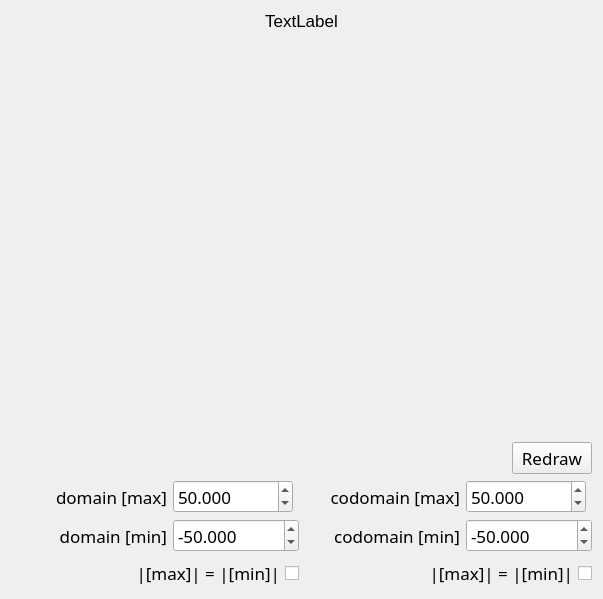
<?xml version="1.0" encoding="UTF-8"?>
<ui version="4.0">
    <class>Graph</class>
    <widget class="QWidget" name="Graph">
        <property name="geometry">
            <rect>
                <x>0</x>
                <y>0</y>
                <width>603</width>
                <height>599</height>
            </rect>
        </property>
        <property name="windowTitle">
            <string/>
        </property>
        <layout class="QFormLayout" name="formLayout">
            <item row="0" column="0" colspan="2">
                <layout class="QVBoxLayout" name="verticalLayout">
                    <item>
                        <widget class="QLabel" name="Title">
                            <property name="font">
                                <font>
                                    <pointsize>13</pointsize>
                                </font>
                            </property>
                            <property name="text">
                                <string>TextLabel</string>
                            </property>
                            <property name="alignment">
                                <set>Qt::AlignCenter</set>
                            </property>
                        </widget>
                    </item>
                    <item>
                        <widget class="QCustomPlot" name="plot" native="true">
                            <property name="sizePolicy">
                                <sizepolicy hsizetype="Preferred" vsizetype="Expanding">
                                    <horstretch>0</horstretch>
                                    <verstretch>0</verstretch>
                                </sizepolicy>
                            </property>
                        </widget>
                    </item>
                    <item>
                        <layout class="QGridLayout" name="gridLayout_2">
                            <item row="3" column="1">
                                <widget class="QDoubleSpinBox" name="domain_max_spin">
                                    <property name="sizePolicy">
                                        <sizepolicy hsizetype="Fixed" vsizetype="Fixed">
                                            <horstretch>0</horstretch>
                                            <verstretch>0</verstretch>
                                        </sizepolicy>
                                    </property>
                                    <property name="font">
                                        <font>
                                            <family>Sans Serif</family>
                                            <pointsize>13</pointsize>
                                        </font>
                                    </property>
                                    <property name="decimals">
                                        <number>3</number>
                                    </property>
                                    <property name="minimum">
                                        <double>-49.999000000000002</double>
                                    </property>
                                    <property name="maximum">
                                        <double>1000000.000000000000000</double>
                                    </property>
                                    <property name="value">
                                        <double>50.000000000000000</double>
                                    </property>
                                </widget>
                            </item>
                            <item row="4" column="1">
                                <widget class="QDoubleSpinBox" name="domain_min_spin">
                                    <property name="enabled">
                                        <bool>true</bool>
                                    </property>
                                    <property name="sizePolicy">
                                        <sizepolicy hsizetype="Fixed" vsizetype="Fixed">
                                            <horstretch>0</horstretch>
                                            <verstretch>0</verstretch>
                                        </sizepolicy>
                                    </property>
                                    <property name="font">
                                        <font>
                                            <family>Sans Serif</family>
                                            <pointsize>13</pointsize>
                                        </font>
                                    </property>
                                    <property name="decimals">
                                        <number>3</number>
                                    </property>
                                    <property name="minimum">
                                        <double>-1000000.000000000000000</double>
                                    </property>
                                    <property name="maximum">
                                        <double>49.999000000000002</double>
                                    </property>
                                    <property name="value">
                                        <double>-50.000000000000000</double>
                                    </property>
                                </widget>
                            </item>
                            <item row="3" column="3">
                                <widget class="QDoubleSpinBox" name="codomain_max_spin">
                                    <property name="sizePolicy">
                                        <sizepolicy hsizetype="Fixed" vsizetype="Fixed">
                                            <horstretch>0</horstretch>
                                            <verstretch>0</verstretch>
                                        </sizepolicy>
                                    </property>
                                    <property name="font">
                                        <font>
                                            <family>Sans Serif</family>
                                            <pointsize>13</pointsize>
                                        </font>
                                    </property>
                                    <property name="decimals">
                                        <number>3</number>
                                    </property>
                                    <property name="minimum">
                                        <double>-49.999000000000002</double>
                                    </property>
                                    <property name="maximum">
                                        <double>1000000.000000000000000</double>
                                    </property>
                                    <property name="value">
                                        <double>50.000000000000000</double>
                                    </property>
                                </widget>
                            </item>
                            <item row="5" column="2" colspan="2">
                                <widget class="QCheckBox" name="codomain_check">
                                    <property name="sizePolicy">
                                        <sizepolicy hsizetype="Preferred" vsizetype="Fixed">
                                            <horstretch>0</horstretch>
                                            <verstretch>0</verstretch>
                                        </sizepolicy>
                                    </property>
                                    <property name="font">
                                        <font>
                                            <family>Sans Serif</family>
                                            <pointsize>13</pointsize>
                                        </font>
                                    </property>
                                    <property name="layoutDirection">
                                        <enum>Qt::RightToLeft</enum>
                                    </property>
                                    <property name="text">
                                        <string>|[max]| = |[min]|</string>
                                    </property>
                                </widget>
                            </item>
                            <item row="2" column="2" colspan="2">
                                <widget class="QPushButton" name="pushButton_redraw">
                                    <property name="sizePolicy">
                                        <sizepolicy hsizetype="Fixed" vsizetype="Fixed">
                                            <horstretch>0</horstretch>
                                            <verstretch>0</verstretch>
                                        </sizepolicy>
                                    </property>
                                    <property name="font">
                                        <font>
                                            <family>Sans Serif</family>
                                            <pointsize>13</pointsize>
                                        </font>
                                    </property>
                                    <property name="layoutDirection">
                                        <enum>Qt::RightToLeft</enum>
                                    </property>
                                    <property name="text">
                                        <string>Redraw</string>
                                    </property>
                                </widget>
                            </item>
                            <item row="5" column="0" colspan="2">
                                <widget class="QCheckBox" name="domain_check">
                                    <property name="sizePolicy">
                                        <sizepolicy hsizetype="Preferred" vsizetype="Fixed">
                                            <horstretch>0</horstretch>
                                            <verstretch>0</verstretch>
                                        </sizepolicy>
                                    </property>
                                    <property name="font">
                                        <font>
                                            <family>Sans Serif</family>
                                            <pointsize>13</pointsize>
                                        </font>
                                    </property>
                                    <property name="layoutDirection">
                                        <enum>Qt::RightToLeft</enum>
                                    </property>
                                    <property name="text">
                                        <string>|[max]| = |[min]|</string>
                                    </property>
                                </widget>
                            </item>
                            <item row="3" column="0">
                                <widget class="QLabel" name="domain_max">
                                    <property name="sizePolicy">
                                        <sizepolicy hsizetype="Preferred" vsizetype="Preferred">
                                            <horstretch>0</horstretch>
                                            <verstretch>0</verstretch>
                                        </sizepolicy>
                                    </property>
                                    <property name="font">
                                        <font>
                                            <family>Sans Serif</family>
                                            <pointsize>13</pointsize>
                                        </font>
                                    </property>
                                    <property name="text">
                                        <string>domain [max]</string>
                                    </property>
                                    <property name="alignment">
                                        <set>Qt::AlignRight|Qt::AlignTrailing|Qt::AlignVCenter</set>
                                    </property>
                                </widget>
                            </item>
                            <item row="3" column="2">
                                <widget class="QLabel" name="codomain_max">
                                    <property name="sizePolicy">
                                        <sizepolicy hsizetype="Preferred" vsizetype="Preferred">
                                            <horstretch>0</horstretch>
                                            <verstretch>0</verstretch>
                                        </sizepolicy>
                                    </property>
                                    <property name="font">
                                        <font>
                                            <family>Sans Serif</family>
                                            <pointsize>13</pointsize>
                                        </font>
                                    </property>
                                    <property name="text">
                                        <string>codomain [max]</string>
                                    </property>
                                    <property name="alignment">
                                        <set>Qt::AlignRight|Qt::AlignTrailing|Qt::AlignVCenter</set>
                                    </property>
                                </widget>
                            </item>
                            <item row="4" column="0">
                                <widget class="QLabel" name="domain_min">
                                    <property name="sizePolicy">
                                        <sizepolicy hsizetype="Preferred" vsizetype="Preferred">
                                            <horstretch>0</horstretch>
                                            <verstretch>0</verstretch>
                                        </sizepolicy>
                                    </property>
                                    <property name="font">
                                        <font>
                                            <family>Sans Serif</family>
                                            <pointsize>13</pointsize>
                                        </font>
                                    </property>
                                    <property name="text">
                                        <string>domain [min]</string>
                                    </property>
                                    <property name="alignment">
                                        <set>Qt::AlignRight|Qt::AlignTrailing|Qt::AlignVCenter</set>
                                    </property>
                                </widget>
                            </item>
                            <item row="4" column="3">
                                <widget class="QDoubleSpinBox" name="codomain_min_spin">
                                    <property name="sizePolicy">
                                        <sizepolicy hsizetype="Fixed" vsizetype="Fixed">
                                            <horstretch>0</horstretch>
                                            <verstretch>0</verstretch>
                                        </sizepolicy>
                                    </property>
                                    <property name="font">
                                        <font>
                                            <family>Sans Serif</family>
                                            <pointsize>13</pointsize>
                                        </font>
                                    </property>
                                    <property name="decimals">
                                        <number>3</number>
                                    </property>
                                    <property name="minimum">
                                        <double>-1000000.000000000000000</double>
                                    </property>
                                    <property name="maximum">
                                        <double>49.999000000000002</double>
                                    </property>
                                    <property name="value">
                                        <double>-50.000000000000000</double>
                                    </property>
                                </widget>
                            </item>
                            <item row="4" column="2">
                                <widget class="QLabel" name="codomain_min">
                                    <property name="sizePolicy">
                                        <sizepolicy hsizetype="Preferred" vsizetype="Preferred">
                                            <horstretch>0</horstretch>
                                            <verstretch>0</verstretch>
                                        </sizepolicy>
                                    </property>
                                    <property name="font">
                                        <font>
                                            <family>Sans Serif</family>
                                            <pointsize>13</pointsize>
                                        </font>
                                    </property>
                                    <property name="text">
                                        <string>codomain [min]</string>
                                    </property>
                                    <property name="alignment">
                                        <set>Qt::AlignRight|Qt::AlignTrailing|Qt::AlignVCenter</set>
                                    </property>
                                </widget>
                            </item>
                        </layout>
                    </item>
                </layout>
            </item>
        </layout>
    </widget>
    <customwidgets>
        <customwidget>
            <class>QCustomPlot</class>
            <extends>QWidget</extends>
            <header>qcustomplot.h</header>
            <container>1</container>
        </customwidget>
    </customwidgets>
    <resources/>
    <connections/>
</ui>
